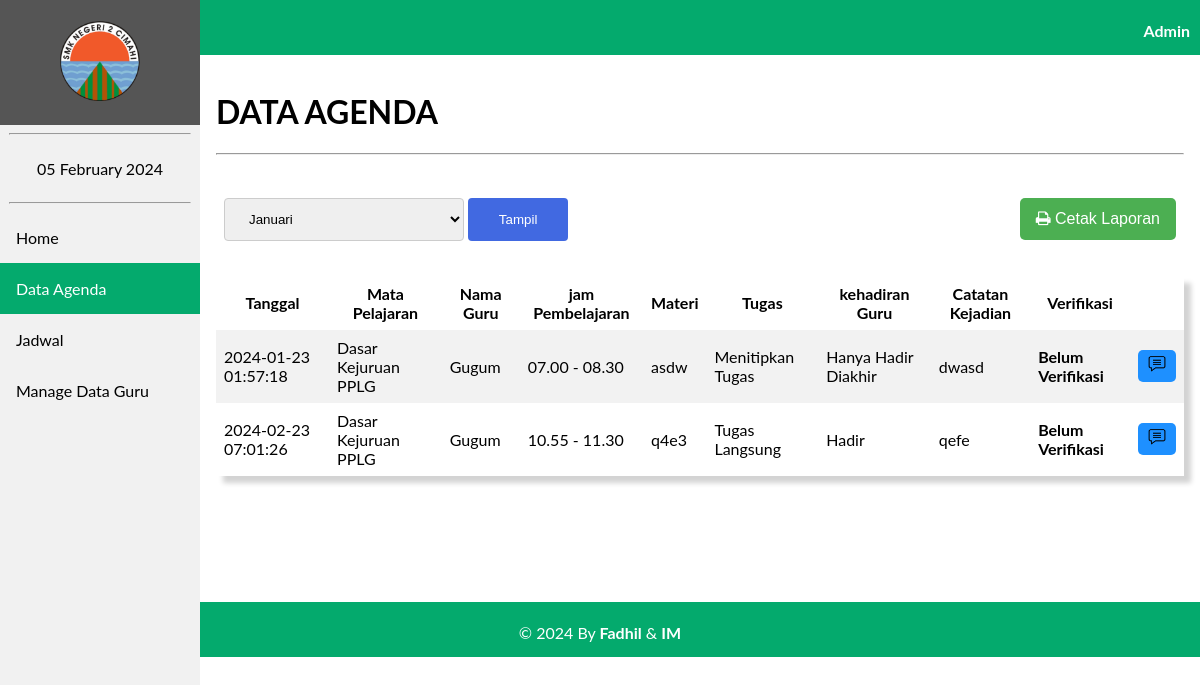
The app's page /agenda/data_admin.php, older data.
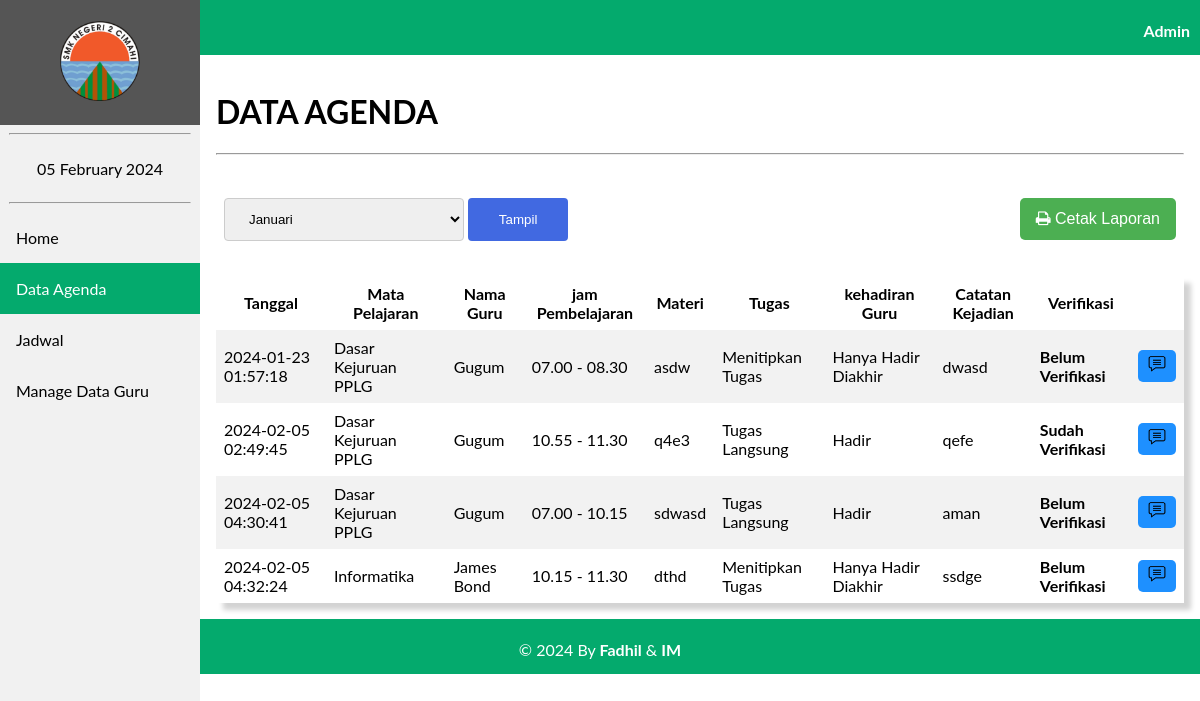
The same page, newer data.
### tables this page shows
CREATE TABLE `tb_agenda` (
  `id_agenda` int(11) NOT NULL,
  `tgl` timestamp NOT NULL DEFAULT current_timestamp() ON UPDATE current_timestamp(),
  `jam_masuk` varchar(50) NOT NULL,
  `jam_selesai` varchar(50) NOT NULL,
  `nip` varchar(18) NOT NULL,
  `id_kelas` varchar(6) NOT NULL,
  `id_mapel` varchar(6) NOT NULL,
  `tugas` enum('Tugas Langsung','Menitipkan Tugas','Tidak Ada Tugas') NOT NULL,
  `materi` varchar(200) NOT NULL,
  `evaluasi` varchar(200) NOT NULL,
  `kehadiran` enum('Hadir','Tidak Hadir','Hanya Hadir Diakhir','Hanya Hadir Diawal') NOT NULL,
  `verifikasi` varchar(50) NOT NULL,
  `comment` text NOT NULL
);

CREATE TABLE `tb_mapel` (
  `id_mapel` varchar(6) NOT NULL,
  `nama_mapel` varchar(70) NOT NULL
);

CREATE TABLE `tb_guru` (
  `nip` varchar(18) NOT NULL,
  `id_mapel` varchar(6) NOT NULL,
  `nama_guru` varchar(100) NOT NULL,
  `password` varchar(100) NOT NULL,
  `role` int(11) NOT NULL
);

### agenda/data_admin.php (the view, shortened to what this page needs)
<?php
    $tgl = "";
    include 'koneksi.php';
    if(isset($_POST['submit'])){
        $tgl = $_POST['tampil'];
        $sql = "SELECT tb_agenda.id_agenda, tb_mapel.nama_mapel, tb_agenda.materi, tb_agenda.tugas, tb_guru.nama_guru, tb_agenda.kehadiran,
                tb_agenda.tgl, tb_agenda.evaluasi, tb_agenda.verifikasi, tb_agenda.jam_masuk, tb_agenda.jam_selesai FROM tb_agenda INNER JOIN tb_mapel ON tb_agenda.id_mapel = tb_mapel.id_mapel
                INNER JOIN tb_guru ON tb_agenda.nip = tb_guru.nip WHERE tgl BETWEEN '$tgl'";
        $level = mysqli_query($Conn, $sql);
    }else{
        $sql = "SELECT tb_agenda.id_agenda, tb_mapel.nama_mapel, tb_agenda.materi, tb_agenda.tugas, tb_guru.nama_guru, tb_agenda.kehadiran,
                tb_agenda.tgl, tb_agenda.evaluasi, tb_agenda.verifikasi, tb_agenda.jam_masuk, tb_agenda.jam_selesai FROM tb_agenda INNER JOIN tb_mapel ON tb_agenda.id_mapel = tb_mapel.id_mapel
                INNER JOIN tb_guru ON tb_agenda.nip = tb_guru.nip";
        $level = mysqli_query($Conn, $sql);
    }
?>
<!DOCTYPE html>
<html>
<head>
    <link rel="stylesheet" href="navbar.css">
    <link rel="stylesheet" href="https://cdnjs.cloudflare.com/ajax/libs/font-awesome/4.7.0/css/font-awesome.min.css">
<body>
    <header>
        <div class="sidebar">
            <a href="beranda3.php"><center><img src="image/2cmi.PNG" style="width: 80px; padding: 5px;"></center></a>
            <hr  style="width: 90%;">
            <center><a href="#"><?= date("d F Y"); ?></a></center>
            <hr  style="width: 90%;">
            <a href="beranda3.php">Home</a>
            <a class="active" href="data_admin.php">Data Agenda</a>
            <a href="jadwal.php">Jadwal</a>
            <a href="manage_data_guru.php">Manage Data Guru</a>
        </div>
    </header>
    <div class="head" style="display: inline-block;">
        <p style="margin-right: 10px;"><b>Admin</b></p>
    </div>
    <div class="content">
<h1>DATA AGENDA</h1><hr>
<br>
<table>
    <tr>
        <td>
            <form action="data_admin.php" method="POST">
                <select name="tampil">
                    <option value="2024-01-01 01:00:0' AND '2024-01-31 23:59:0">Januari</option>
                </select>
                <input type="submit" name="submit" value="Tampil">
            </form>
        </td>
        <td align="right"><a href="cetak_laporan.php?tgl=<?= $tgl ?>" target="_blank"><button class="btn1" style=""><i class="fa fa-print"></i> Cetak Laporan</button></a></td>
    </tr>
</table><br>
<center>
<table style="box-shadow: 7px 7px 5px lightgrey;">
        <tr>
            <th>Tanggal</th>
            <th>Mata Pelajaran</th>
            <th>Nama Guru</th>
            <th>jam Pembelajaran</th>
            <th>Materi</th>
            <th>Tugas </th>
            <th>kehadiran Guru</th>
            <th>Catatan Kejadian </th>
            <th>Verifikasi</th>
        </tr>
    <?php foreach ($level as $row) : ?>
        <tr>
                <td><?= $row["tgl"];?></td>
                <td><?= $row["nama_mapel"];?></td>
                <td><?= $row["nama_guru"];?></td>
                <td><?= $row["jam_masuk"]." - ".$row['jam_selesai'];?></td>
                <td><?= $row["materi"];?></td>
                <td><?= $row["tugas"];?></td>
                <td><?= $row["kehadiran"];?></td>
                <td><?= $row["evaluasi"];?></td>
                <td><b><?= $row["verifikasi"];?></b></td>
                <td><a href="comment_admin.php?a=<?= $row["id_agenda"]; ?>" style="text-decoration: none;""><button class="btn"><img src="image/comment.PNG" width="18px"></button></a></td>
            </tr>
            <?php endforeach ;
            ?>
</table>
    </center>
</div>
<div class="footer">
        <p>&copy; 2024 By <b>Fadhil</b> & <b>IM</b></p>
    </div>

### agenda/navbar.css (style rules this page uses)
body { margin: 0; font-family: "Lato", sans-serif; }
.sidebar { margin: 0; padding: 0; width: 200px; background-color: #f1f1f1; position: fixed; height: 100%; overflow: auto; }
.sidebar a { display: block; color: black; padding: 16px; text-decoration: none; }
.sidebar a.active { background-color: #04AA6D; color: white; }
div.content { margin-left: 200px; padding: 16px; min-height: 515px; }
.head { width: 100%; height: 50px; padding-top: 5px; text-align: right; color: white; background-color: #04AA6D; }
.footer { width: 100%; height: 50px; background-color: #04AA6D; bottom: 0; text-align: center; color: white; padding-top: 5px; }

### agenda/data_admin.php (style rules this page uses)
table { border-collapse: collapse; width: 100%; }
th, td { color: black; padding: 8px; }
th { text-align: center; }
tr:nth-child(even) { background-color: #f2f2f2 }
.btn1 { background-color: #4CAF52; border: none; border-radius: 5px; color: white; padding: 12px 16px; font-size: 16px; cursor: pointer; }
.btn { background-color: DodgerBlue; border: none; border-radius: 5px; color: white; padding: 5px 10px; font-size: 16px; cursor: pointer; }
select { width: 240px; padding: 12px 20px; margin: 8px 0; display: inline-block; border: 1px solid #ccc; border-radius: 4px; box-sizing: border-box; }
input[type=submit] { width: 100px; background-color: RoyalBlue; color: white; padding: 14px 20px; margin: 8px 0; border: none; border-radius: 4px; cursor: pointer; }

Row changes from the older to the newer data that the page shows:
changed tb_agenda "qefe": tgl "2024-02-23 07:01:26" → "2024-02-05 02:49:45"; verifikasi "Belum Verifikasi" → "Sudah Verifikasi"
added tb_agenda: tgl "2024-02-05 04:30:41", id_mapel.nama_mapel "Dasar Kejuruan PPLG", nip.nama_guru "Gugum", jam_masuk "07.00", jam_selesai "10.15", materi "sdwasd", tugas "Tugas Langsung", kehadiran "Hadir", evaluasi "aman", verifikasi "Belum Verifikasi"
added tb_agenda: tgl "2024-02-05 04:32:24", id_mapel.nama_mapel "Informatika", nip.nama_guru "James Bond", jam_masuk "10.15", jam_selesai "11.30", materi "dthd", tugas "Menitipkan Tugas", kehadiran "Hanya Hadir Diakhir", evaluasi "ssdge", verifikasi "Belum Verifikasi"
